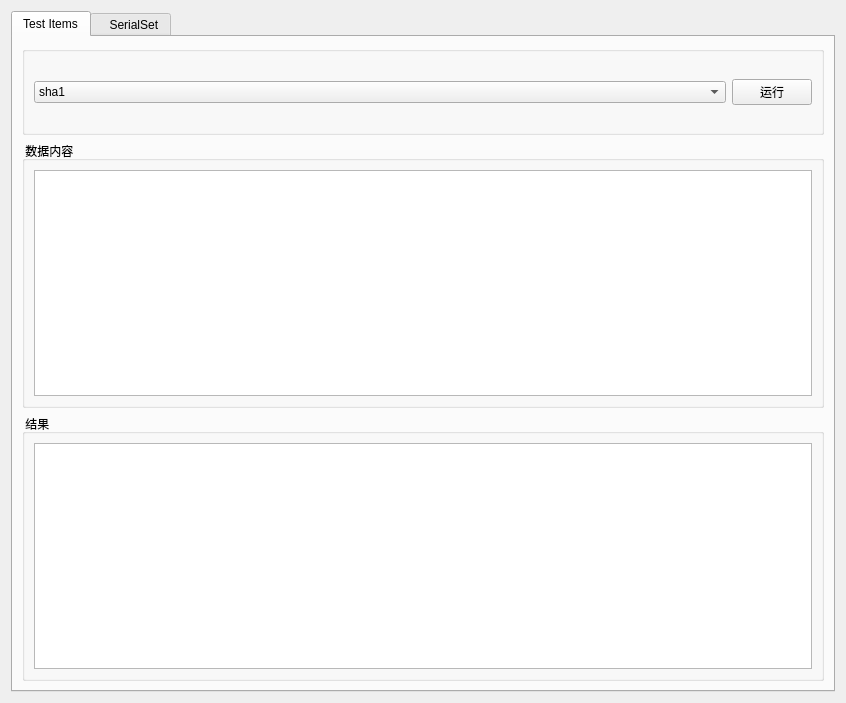
<?xml version="1.0" encoding="UTF-8"?>
<ui version="4.0">
 <class>Form</class>
 <widget class="QWidget" name="Form">
  <property name="geometry">
   <rect>
    <x>0</x>
    <y>0</y>
    <width>846</width>
    <height>703</height>
   </rect>
  </property>
  <property name="windowTitle">
   <string>Form</string>
  </property>
  <layout class="QVBoxLayout" name="verticalLayout_2">
   <item>
    <widget class="QTabWidget" name="tabWidget">
     <property name="currentIndex">
      <number>0</number>
     </property>
     <widget class="QWidget" name="tab">
      <attribute name="title">
       <string>Test Items</string>
      </attribute>
      <layout class="QVBoxLayout" name="verticalLayout_3" stretch="1,3,3">
       <item>
        <widget class="QGroupBox" name="groupBox_3">
         <property name="title">
          <string/>
         </property>
         <layout class="QHBoxLayout" name="horizontalLayout_6">
          <item>
           <layout class="QHBoxLayout" name="horizontalLayout_5" stretch="2,0">
            <item>
             <widget class="QComboBox" name="comboBox">
              <item>
               <property name="text">
                <string>sha1</string>
               </property>
              </item>
              <item>
               <property name="text">
                <string>sha256</string>
               </property>
              </item>
              <item>
               <property name="text">
                <string>sm2-encrypt</string>
               </property>
              </item>
              <item>
               <property name="text">
                <string>rsa-public-encrypt</string>
               </property>
              </item>
              <item>
               <property name="text">
                <string>rsa-private-decrypt</string>
               </property>
              </item>
              <item>
               <property name="text">
                <string>rsa-private-encrypt</string>
               </property>
              </item>
              <item>
               <property name="text">
                <string>rsa-public-decrypt</string>
               </property>
              </item>
              <item>
               <property name="text">
                <string>rsa-private-sign</string>
               </property>
              </item>
              <item>
               <property name="text">
                <string>rsa-public-verify</string>
               </property>
              </item>
              <item>
               <property name="text">
                <string>hmac-sha1</string>
               </property>
              </item>
              <item>
               <property name="text">
                <string>hmac-sha256</string>
               </property>
              </item>
              <item>
               <property name="text">
                <string>socket</string>
               </property>
              </item>
              <item>
               <property name="text">
                <string>http-get</string>
               </property>
              </item>
              <item>
               <property name="text">
                <string>http-post</string>
               </property>
              </item>
              <item>
               <property name="text">
                <string>API_COMM_ModuleGetHostByName</string>
               </property>
              </item>
              <item>
               <property name="text">
                <string>API_COMM_ModuleGetquality</string>
               </property>
              </item>
              <item>
               <property name="text">
                <string>API_COMM_ModuleGetStatus</string>
               </property>
              </item>
              <item>
               <property name="text">
                <string>API_COMM_ModuleDisconnect</string>
               </property>
              </item>
              <item>
               <property name="text">
                <string>API_COMM_GetLocalIp</string>
               </property>
              </item>
              <item>
               <property name="text">
                <string>API_COMM_Sntp_Start</string>
               </property>
              </item>
              <item>
               <property name="text">
                <string>API_COMM_WIFIGetAPInfo</string>
               </property>
              </item>
              <item>
               <property name="text">
                <string>API_COMM_WIFIGetMac</string>
               </property>
              </item>
              <item>
               <property name="text">
                <string>API_COMM_WIFIGetquality</string>
               </property>
              </item>
              <item>
               <property name="text">
                <string>API_COMM_WIFIGetStatus</string>
               </property>
              </item>
              <item>
               <property name="text">
                <string>API_COMM_WIFIGetVersion</string>
               </property>
              </item>
              <item>
               <property name="text">
                <string>API_COMM_WIFISetMac</string>
               </property>
              </item>
              <item>
               <property name="text">
                <string>API_COMM_WIFISetNetWork</string>
               </property>
              </item>
              <item>
               <property name="text">
                <string>ota-http-update</string>
               </property>
              </item>
              <item>
               <property name="text">
                <string>ota-triggle-update</string>
               </property>
              </item>
              <item>
               <property name="text">
                <string>sys-reboot</string>
               </property>
              </item>
              <item>
               <property name="text">
                <string>sys-memory-realloc</string>
               </property>
              </item>
              <item>
               <property name="text">
                <string>sys-memory-calloc</string>
               </property>
              </item>
              <item>
               <property name="text">
                <string>sys-memory-free</string>
               </property>
              </item>
              <item>
               <property name="text">
                <string>sys-led-set</string>
               </property>
              </item>
              <item>
               <property name="text">
                <string>sys-led-get</string>
               </property>
              </item>
              <item>
               <property name="text">
                <string>sys-btn-reg</string>
               </property>
              </item>
              <item>
               <property name="text">
                <string>sys-btn-unreg</string>
               </property>
              </item>
              <item>
               <property name="text">
                <string>sys-battery</string>
               </property>
              </item>
              <item>
               <property name="text">
                <string>sys-speaker</string>
               </property>
              </item>
              <item>
               <property name="text">
                <string>sys-libversion</string>
               </property>
              </item>
              <item>
               <property name="text">
                <string>sys-sdkversion</string>
               </property>
              </item>
              <item>
               <property name="text">
                <string>mqtt</string>
               </property>
              </item>
              <item>
               <property name="text">
                <string>get-sys-time</string>
               </property>
              </item>
              <item>
               <property name="text">
                <string>set-sys-time</string>
               </property>
              </item>
              <item>
               <property name="text">
                <string>get-task--tick</string>
               </property>
              </item>
              <item>
               <property name="text">
                <string>time-create</string>
               </property>
              </item>
              <item>
               <property name="text">
                <string>time-open</string>
               </property>
              </item>
              <item>
               <property name="text">
                <string>time-delete</string>
               </property>
              </item>
              <item>
               <property name="text">
                <string>time-stop</string>
               </property>
              </item>
              <item>
               <property name="text">
                <string>task-create</string>
               </property>
              </item>
              <item>
               <property name="text">
                <string>task-delete</string>
               </property>
              </item>
              <item>
               <property name="text">
                <string>queue-create</string>
               </property>
              </item>
              <item>
               <property name="text">
                <string>queue-delete</string>
               </property>
              </item>
              <item>
               <property name="text">
                <string>msg-send</string>
               </property>
              </item>
              <item>
               <property name="text">
                <string>msg-receive</string>
               </property>
              </item>
              <item>
               <property name="text">
                <string>msg-reset</string>
               </property>
              </item>
              <item>
               <property name="text">
                <string>semaphore-create</string>
               </property>
              </item>
              <item>
               <property name="text">
                <string>semaphore-take</string>
               </property>
              </item>
              <item>
               <property name="text">
                <string>semaphore-free</string>
               </property>
              </item>
              <item>
               <property name="text">
                <string>param-int-read</string>
               </property>
              </item>
              <item>
               <property name="text">
                <string>param-int-write</string>
               </property>
              </item>
              <item>
               <property name="text">
                <string>param-str-read</string>
               </property>
              </item>
              <item>
               <property name="text">
                <string>param-str-write</string>
               </property>
              </item>
              <item>
               <property name="text">
                <string>param-delete-data</string>
               </property>
              </item>
              <item>
               <property name="text">
                <string>tts-set-speed</string>
               </property>
              </item>
              <item>
               <property name="text">
                <string>tts-set-pitch</string>
               </property>
              </item>
              <item>
               <property name="text">
                <string>tts-beep-player</string>
               </property>
              </item>
              <item>
               <property name="text">
                <string>tts-play-audios</string>
               </property>
              </item>
              <item>
               <property name="text">
                <string>tts-play-audios-string</string>
               </property>
              </item>
              <item>
               <property name="text">
                <string>tts-check-state</string>
               </property>
              </item>
              <item>
               <property name="text">
                <string>hex_to_asc</string>
               </property>
              </item>
              <item>
               <property name="text">
                <string>asc_to_hex</string>
               </property>
              </item>
              <item>
               <property name="text">
                <string>asc_to_bcd</string>
               </property>
              </item>
              <item>
               <property name="text">
                <string>bcd_to_hex</string>
               </property>
              </item>
              <item>
               <property name="text">
                <string>gbk-to-utf</string>
               </property>
              </item>
              <item>
               <property name="text">
                <string>utf-to-gbk</string>
               </property>
              </item>
              <item>
               <property name="text">
                <string>url_encode</string>
               </property>
              </item>
              <item>
               <property name="text">
                <string>url_decode</string>
               </property>
              </item>
              <item>
               <property name="text">
                <string>hex_to_dec</string>
               </property>
              </item>
              <item>
               <property name="text">
                <string>asc_to_int</string>
               </property>
              </item>
              <item>
               <property name="text">
                <string>bcd_to_int</string>
               </property>
              </item>
              <item>
               <property name="text">
                <string>int_to_bcd</string>
               </property>
              </item>
              <item>
               <property name="text">
                <string>BcdToUint64</string>
               </property>
              </item>
              <item>
               <property name="text">
                <string>C2ToInt</string>
               </property>
              </item>
              <item>
               <property name="text">
                <string>C4ToUint</string>
               </property>
              </item>
              <item>
               <property name="text">
                <string>CStrlcpy</string>
               </property>
              </item>
              <item>
               <property name="text">
                <string>Getrand</string>
               </property>
              </item>
              <item>
               <property name="text">
                <string>GetTimestamp</string>
               </property>
              </item>
              <item>
               <property name="text">
                <string>StrCaseCmp</string>
               </property>
              </item>
              <item>
               <property name="text">
                <string>StrRemovechar</string>
               </property>
              </item>
              <item>
               <property name="text">
                <string>UintToC4</string>
               </property>
              </item>
              <item>
               <property name="text">
                <string>tlv_build</string>
               </property>
              </item>
              <item>
               <property name="text">
                <string>tlv_destory</string>
               </property>
              </item>
             </widget>
            </item>
            <item>
             <widget class="QPushButton" name="pushButton">
              <property name="text">
               <string>运行</string>
              </property>
             </widget>
            </item>
           </layout>
          </item>
         </layout>
        </widget>
       </item>
       <item>
        <widget class="QGroupBox" name="groupBox">
         <property name="title">
          <string> 数据内容</string>
         </property>
         <layout class="QHBoxLayout" name="horizontalLayout">
          <item>
           <widget class="QTextEdit" name="textEdit"/>
          </item>
         </layout>
        </widget>
       </item>
       <item>
        <widget class="QGroupBox" name="groupBox_2">
         <property name="title">
          <string> 结果</string>
         </property>
         <layout class="QHBoxLayout" name="horizontalLayout_2">
          <item>
           <widget class="QTextEdit" name="textEdit_2"/>
          </item>
         </layout>
        </widget>
       </item>
      </layout>
     </widget>
     <widget class="QWidget" name="tab_2">
      <attribute name="title">
       <string>  SerialSet</string>
      </attribute>
      <layout class="QHBoxLayout" name="horizontalLayout_7">
       <item>
        <widget class="QFrame" name="frame">
         <property name="frameShape">
          <enum>QFrame::Box</enum>
         </property>
         <property name="frameShadow">
          <enum>QFrame::Raised</enum>
         </property>
         <layout class="QVBoxLayout" name="verticalLayout_4" stretch="1,0,2">
          <item>
           <layout class="QVBoxLayout" name="verticalLayout">
            <item>
             <layout class="QHBoxLayout" name="horizontalLayout_3" stretch="0,1,0">
              <item>
               <widget class="QLabel" name="label">
                <property name="text">
                 <string>Serial NO.</string>
                </property>
               </widget>
              </item>
              <item>
               <widget class="QComboBox" name="serial_num_comboBox"/>
              </item>
              <item>
               <spacer name="horizontalSpacer">
                <property name="orientation">
                 <enum>Qt::Horizontal</enum>
                </property>
                <property name="sizeHint" stdset="0">
                 <size>
                  <width>40</width>
                  <height>20</height>
                 </size>
                </property>
               </spacer>
              </item>
             </layout>
            </item>
            <item>
             <layout class="QHBoxLayout" name="horizontalLayout_4" stretch="0,1,0">
              <item>
               <widget class="QLabel" name="label_2">
                <property name="text">
                 <string>Baud Rate:</string>
                </property>
               </widget>
              </item>
              <item>
               <widget class="QComboBox" name="rate_comboBox">
                <item>
                 <property name="text">
                  <string>115200</string>
                 </property>
                </item>
                <item>
                 <property name="text">
                  <string>57600</string>
                 </property>
                </item>
                <item>
                 <property name="text">
                  <string>56000</string>
                 </property>
                </item>
                <item>
                 <property name="text">
                  <string>38400</string>
                 </property>
                </item>
                <item>
                 <property name="text">
                  <string>19200</string>
                 </property>
                </item>
                <item>
                 <property name="text">
                  <string>14400</string>
                 </property>
                </item>
                <item>
                 <property name="text">
                  <string>9600</string>
                 </property>
                </item>
                <item>
                 <property name="text">
                  <string>4800</string>
                 </property>
                </item>
               </widget>
              </item>
              <item>
               <spacer name="horizontalSpacer_2">
                <property name="orientation">
                 <enum>Qt::Horizontal</enum>
                </property>
                <property name="sizeHint" stdset="0">
                 <size>
                  <width>40</width>
                  <height>20</height>
                 </size>
                </property>
               </spacer>
              </item>
             </layout>
            </item>
           </layout>
          </item>
          <item>
           <widget class="QDialogButtonBox" name="buttonBox">
            <property name="standardButtons">
             <set>QDialogButtonBox::Cancel|QDialogButtonBox::Ok</set>
            </property>
           </widget>
          </item>
          <item>
           <spacer name="verticalSpacer">
            <property name="orientation">
             <enum>Qt::Vertical</enum>
            </property>
            <property name="sizeHint" stdset="0">
             <size>
              <width>20</width>
              <height>40</height>
             </size>
            </property>
           </spacer>
          </item>
         </layout>
        </widget>
       </item>
      </layout>
     </widget>
    </widget>
   </item>
  </layout>
 </widget>
 <resources/>
 <connections/>
</ui>
